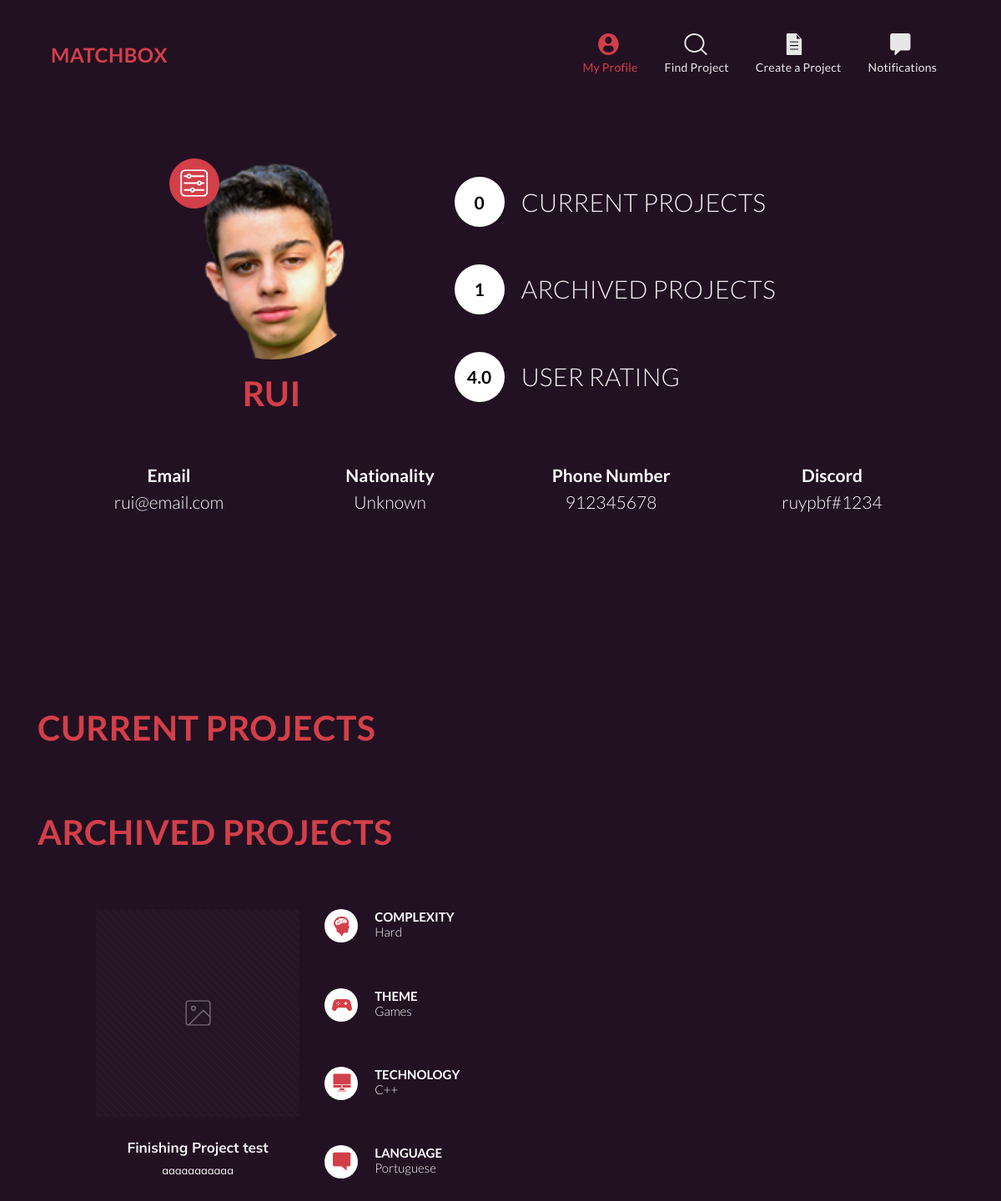
The page /user/rui/ on the database its author committed.
### matchcore/models.py (models this page shows, shortened)
class Person(models.Model):
    user = models.OneToOneField(User, on_delete=models.CASCADE)
    img = models.ImageField(upload_to='images/users', default='')
    nationality = models.CharField(max_length=20, default='Unknown')
    phone = models.CharField(max_length=10, default='None')
    discord = models.CharField(max_length=30, default='None')
    tags = models.ManyToManyField(UserTag)

class Project(models.Model):
    STATE = [
        ('O', 'Ongoing'),
        ('A', 'Archived'),
    ]
    title = models.CharField(max_length=50)
    small_description = models.CharField(max_length=100)
    big_description = models.CharField(max_length=1000)
    img = models.ImageField(upload_to='images/projects', default='')
    state = models.CharField(max_length=1, choices=STATE)
    tags = models.ManyToManyField(ProjectTag)
    participants = models.ManyToManyField(Person, through='ProjectParticipation')

class ProjectTag(models.Model):
    ARCHETYPE = [
        ('C', 'Complexity'),
        ('T', 'Theme'),
        ('D', 'Technology'),
        ('L', 'Language'),
    ]
    name = models.CharField(max_length=10)
    archetype = models.CharField(max_length=1, choices=ARCHETYPE, default='C')

### matchcore/views.py (the view)
# urls.py: path('user/<str:username>/', views.user_page),
def user_page(request, username):
    user = User.objects.get(username=username)
    project_participations = user.person.project_participations.all()
    projects = [p.project for p in project_participations]
    current_projects = []
    archived_projects = []
    for p in projects:
        if p.state == 'O':
            current_projects.append(p)
        else:
            archived_projects.append(p)
    score = 0
    score_amount = 0
    for p in project_participations:
        if p.project.state == 'A' and p.owner==False:
            score += p.contribution
            score_amount = score_amount+1
    if score_amount > 0:
        score = score/score_amount
    context = {
        'user': user,
        'current_projects': current_projects,
        'archived_projects': archived_projects,
        'score': score,
    }
    return render(request, 'matchcore/user_page.html', context)

### matchcore/templates/matchcore/user_page.html (shortened to what this page needs)
{% extends "matchcore/layout_nav.html" %}
{% load static %}
{% block main %}
<div class="container user-info">
	<div class="h-100 d-flex flex-column justify-content-center">
		<div class="row user-main-info">
			<div class="col-5 text-center">
				<div class="user-picture-container embed-responsive embed-responsive-1by1">
					<img class="user-picture embed-responsive-item" src="{{user.person.img.url}}">
					<button class="edit-button btn btn-primary">
						<img src="{% static 'matchcore/images/settings.svg' %}">
					</button>
				</div>
				<h1>{{user.username}}</h1>
			</div>
			<div class="col user-stats ml-2">
				<div class="stats-item">
					<div class="stats-circle">{{current_projects|length}}</div>
					<div class="stats-desc">Current projects</div>
				</div>
				<div class="stats-item">
					<div class="stats-circle">{{archived_projects|length}}</div>
					<div class="stats-desc">Archived projects</div>
				</div>
				<div class="stats-item">
					<div class="stats-circle">{{score}}</div>
					<div class="stats-desc">User rating</div>
				</div>
			</div>
		</div>
		<div class="row user-contact text-center">
			<div class="col"><span class="contact-header">Email</span>{{user.email}}</div>
			<div class="col"><span class="contact-header">Nationality</span>{{user.person.nationality}}</div>
			<div class="col"><span class="contact-header">Phone Number</span>{{user.person.phone}}</div>
			<div class="col"><span class="contact-header">Discord</span>{{user.person.discord}}</div>
		</div>
	</div>
</div>
<div class="container mt-5 mb-5">
	<h1>Current projects</h1>
	<div class="row project-list">
	</div>
</div>
<div class="container mt-5">
	<h1>Archived projects</h1>
	<div class="row project-list">
		{% for p in archived_projects %}
			<div class="col-6 project-item">
				<div class="row">
					<div class="col-7 text-center">
						<img class="project-picture img-fluid" src="{% static 'matchcore/images/projects/placeholder.svg' %}">
						<div class="mt-4 px-2">
							<span class="project-title mb-1">{{p.title}}</span>
							<p class="project-short-desc">{{p.small_description}}</p>
						</div>
					</div>
					<div class="col project-tags">
						<div class="tags-item">
							<div class="tags-circle"><img src="{% static 'matchcore/images/projects/tag-complexity.svg' %}"></div>
							<div class="tags-desc"><span class="tags-name">Complexity</span>
								{% for t in p.tags.all %}
									{% if t.archetype == 'C' %}
										{{t.name}}
									{% endif %}
								{% endfor %}
							</div>
						</div>
						<div class="tags-item">
							<div class="tags-circle"><img src="{% static 'matchcore/images/projects/tag-theme.svg' %}"></div>
							<div class="tags-desc"><span class="tags-name">Theme</span>
								{% for t in p.tags.all %}
									{% if t.archetype == 'T' %}
										{{t.name}}
									{% endif %}
								{% endfor %}
							</div>
						</div>
						<div class="tags-item">
							<div class="tags-circle"><img src="{% static 'matchcore/images/projects/tag-technology.svg' %}"></div>
							<div class="tags-desc"><span class="tags-name">Technology</span>
								{% for t in p.tags.all %}
									{% if t.archetype == 'D' %}
										{{t.name}}
									{% endif %}
								{% endfor %}
							</div>
						</div>
						<div class="tags-item">
							<div class="tags-circle"><img src="{% static 'matchcore/images/projects/tag-language.svg' %}"></div>
							<div class="tags-desc"><span class="tags-name">Language</span>
								{% for t in p.tags.all %}
									{% if t.archetype == 'L' %}
										{{t.name}}
									{% endif %}
								{% endfor %}
							</div>
						</div>
					</div>
				</div>
			</div>
		{% endfor %}
	</div>
</div>
{% endblock %}

### rows shown on the page
Project: title "Finishing Project test", small_description "aaaaaaaaaaa"
ProjectTag: name "Hard"
ProjectTag: name "Games"
ProjectTag: name "C++"
ProjectTag: name "Portuguese"

### other values the page prints
{{ user.username }} "RUI"
{{ current_projects|length }} "0"
{{ archived_projects|length }} "1"
{{ score }} "4.0"
{{ user.email }} "rui@email.com"
{{ user.person.nationality }} "Unknown"
{{ user.person.phone }} "912345678"
{{ user.person.discord }} "ruypbf#1234"
